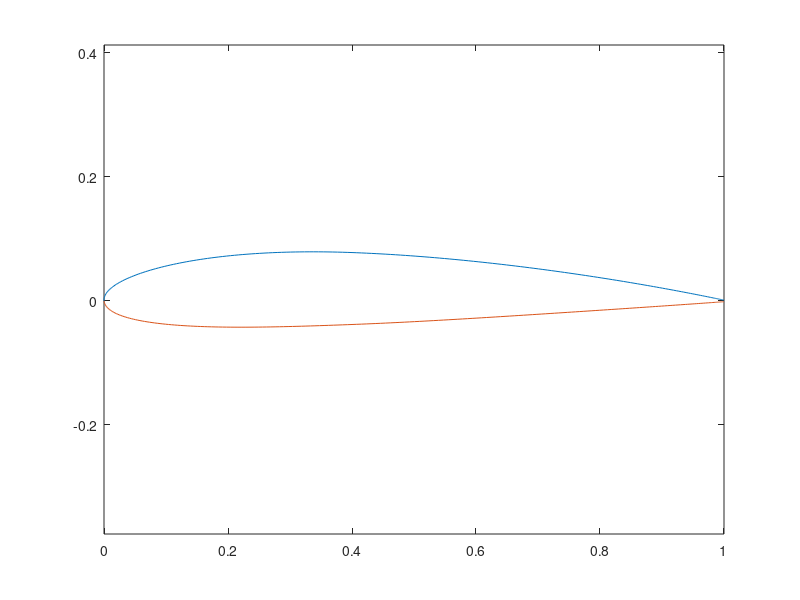

The MATLAB source for this figure: (Note: this script raises an error after producing the figure.)

% get airfoil points to build the cascade
%

% NACA 4 digit series for now 

t = .12;
m = .02; % camber 
p = .4;  % camber position 
% m = .11;
% p = .45;


%vinf = 1;  % freestream velocity
%alp = 0*pi/180;   % freestream angle of attack


%chi = -20*pi/180;
%chi = -6*pi/180;
% 
% dx = .01;
% 
% xf = [0:dx:1*p];
% xa = [1*p+dx:dx:1];
% 
% x = [xf xa];

% this will work for symmetric airfoils 
% theven = [0 : .04 : pi];
% x = - cos(theven)/2 + .5;
% xf = 0;
% xa = x(2:end); 

%theta for break point  p = -cos(theven)/2 + .5

%dth = 0.04
xnums = 200;


thbreak = acos(-(p - .5)*2);

if thbreak == 0
    thbreak=1
end


thfrac = thbreak/pi;
nbefore = round(xnums*thfrac)
nafter = xnums - nbefore;
dthbef = thbreak/(nbefore);
thf = [0 : dthbef : thbreak];
dthaft = (pi - thbreak)/(nafter);
tha = [thbreak + dthaft : dthaft : pi];
xf = -cos(thf)/2 + .5;
xa = -cos(tha)/2 + .5;
x = [xf xa];
numb = length(x);

yt = t/.2*(.2969*sqrt(x) - .126*x - .35160*x.^2 + .28430*x.^3 - .1015*x.^4);

if (m == 0) 
    ycf = 0*xf;
    yca = 0*xa;
    dycf = 0*xf;
    dyca = 0*xa;
else
    ycf = m/p^2 *(2*p*xf - xf.^2);
    yca = m/(1-p)^2*( (1-2*p) + 2*p*xa - xa.^2);


    dycf = m/p^2*(2*p-2*xf);
    dyca = m/(1-p)^2*(2*p - 2*xa);
end

yc = [ycf yca];
dyc = [dycf dyca];

thet = atan(dyc);

xu = x - yt.*sin(thet);
yu = yc + yt.*cos(thet);

xl = x + yt.*sin(thet);
yl = yc - yt.*cos(thet);

plot(xu,yu, xl,yl);
axis equal;

% Now put points from trailing edge around bottom and then around top back
% to trailing edge. 

xaf = [fliplr(xl) xu(2:end)] -.5 ;
yaf = [fliplr(yl) yu(2:end)];

%close trailing edge
yave = (yaf(end) - yaf(1))/2 + yaf(1);
yaf(end) = yave;
yaf(1) = yave;
xaf(end) = xaf(1);
% Add stagger if there is any


% put in the PG transform here ... (then the chi)
yaf = yaf/beta;
%xaf = xaf/beta;

xaf2 = xaf*cos(chi) - yaf*sin(chi) ;
yaf2 = xaf*sin(chi) + yaf*cos(chi) ;

figure(1)
plot(xaf2,yaf2)
%axis equal;
 hold on;
% set spacing (based on chord = 1) and repeat to create cascade of foils


% h = 1;
% for j = 1:4
%     yafs(j,:) = yaf2 +(j -1)*h;
%     
%     plot(xaf2, (yafs(j,:)));
%    
% end
% 
% % Form the complex variable and do the transformation
% 
% z1 = xaf2 + 1i*yaf2;
% 
% z2 = tanh(pi * z1/h);
% xnew = real(z2);
% ynew = imag(z2);
% figure(2)
% plot(xnew,ynew,'+');
% axis equal
  

xnew = xaf2;
ynew = yaf2;

% set trailing edge point 
% slope2 = (ynew(3) - ynew(2))/(xnew(3) - xnew(2));
% slope3 = (ynew(end-1) - ynew(end-2))/(xnew(end-1) - xnew(end-2));
% xnew(1) = (-ynew(2) + ynew(end-1) + xnew(2)*slope2 - xnew(end-1)*slope3)/ ...
%    (slope2 - slope3);
% ynew(1) = slope2 * (xnew(1) - xnew(2)) + ynew(2);
% 
% xnew(end) = xnew(1);
% ynew(end) = ynew(1);

%this is a fudge here so that the asymp solver works - it needs airfoil
%going from 0 to 2 even after it is rotated (I think ) 
stretchfac = (max(xnew)-min(xnew))/1.0;
xnew = xnew/stretchfac;
ynew = ynew/stretchfac;


% ynew(1) = 0;
% ynew(end) = 0;
% xnew(1) = .505;
% xnew(end) = .505;
% Determine the panel angles used in Keuthe and Chow 

for j = 1: length(xnew) -1;
    
        thetpan1(j) = atan2(ynew(j+1) - ynew(j), xnew(j+1) - xnew(j));
end;
thetpan = unwrap(thetpan1);
figure(3)
plot(thetpan*180/pi,'+')

% xnew and ynew and thetpan are the end points and panel angles.
% from this must get panel midpoints and lengths

xmid = xnew(1:end-1)+ (xnew(2:end) - xnew(1:end-1))/2;
ymid = ynew(1:end-1)+(ynew(2:end) - ynew(1:end-1))/2;

SJ = sqrt( ( xnew(2:end) - xnew(1:end-1) ).^2 + (ynew(2:end)-ynew(1:end-1)).^2);



